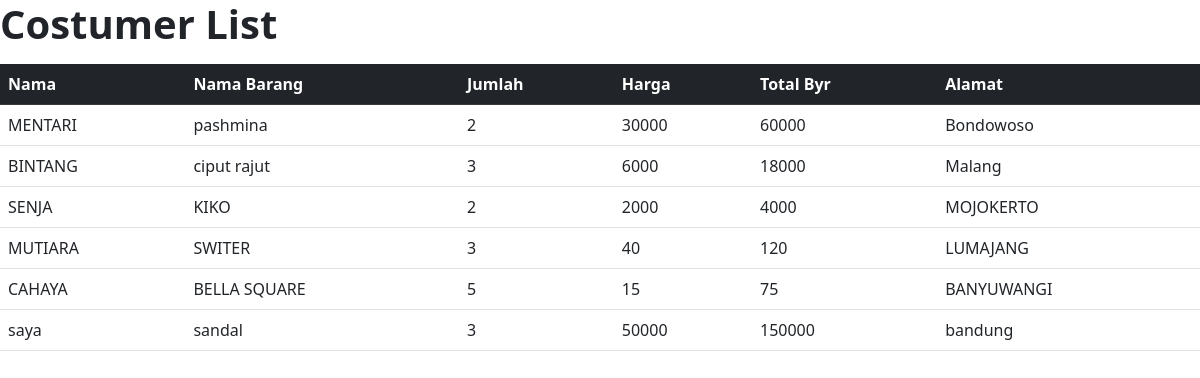
Page /costumer/ on the committed database.
### dashboard/models.py (models this page shows, shortened)
class Costumer(models.Model):
    nama = models.CharField(max_length=70)
    namabrg = models.CharField(max_length=70)
    jumlahbrg = models.IntegerField()
    harga = models.BigIntegerField()
    totalbyr = models.BigIntegerField()
    alamat = models.CharField(max_length=150)

### dashboard/views.py (the view)
# urls.py: path("costumer/", List_costumer, name='costumer'),
def List_costumer(request):
    Customers = Costumer.objects.all()
    konteks={
        'Customers':Customers
    }
    return render(request, 'customer.html', konteks)

### dashboard/templates/customer.html (shortened to what this page needs)
<!DOCTYPE html>
<html lang="en">
<head>
    <link href="https://cdn.jsdelivr.net/npm/bootstrap@5.2.2/dist/css/bootstrap.min.css" rel="stylesheet">
</head>
<body>
  <h1><p class="fw-bold">Costumer List</p></h1>
    <table class="table">
        <thead class="table-dark">
            <tr>
              <th scope="col">Nama</th>
              <th scope="col">Nama Barang</th>
              <th scope="col">Jumlah</th>
              <th scope="col">Harga</th>
              <th scope="col">Total Byr</th>
              <th scope="col">Alamat</th>
            </tr>
          </thead>
          <tbody>
            {% for Customer in Customers %}
            <tr>
                <td>{{ Customer.nama }}</td>
                <td>{{ Customer.namabrg }}</td>
                <td>{{ Customer.jumlahbrg }}</td>
                <td>{{ Customer.harga }}</td>
                <td>{{ Customer.totalbyr }}</td>
                <td>{{ Customer.alamat }}</td>
            </tr>
            {% endfor %}
        </tbody>
      </table>
</body>
</html>

### rows in the picture
Costumer: nama "MENTARI", namabrg "pashmina", jumlahbrg "2", harga "30000", totalbyr "60000", alamat "Bondowoso"
Costumer: nama "BINTANG", namabrg "ciput rajut", jumlahbrg "3", harga "6000", totalbyr "18000", alamat "Malang"
Costumer: nama "SENJA", namabrg "KIKO", jumlahbrg "2", harga "2000", totalbyr "4000", alamat "MOJOKERTO"
Costumer: nama "MUTIARA", namabrg "SWITER", jumlahbrg "3", harga "40", totalbyr "120", alamat "LUMAJANG"
Costumer: nama "CAHAYA", namabrg "BELLA SQUARE", jumlahbrg "5", harga "15", totalbyr "75", alamat "BANYUWANGI"
Costumer: nama "saya", namabrg "sandal", jumlahbrg "3", harga "50000", totalbyr "150000", alamat "bandung"
